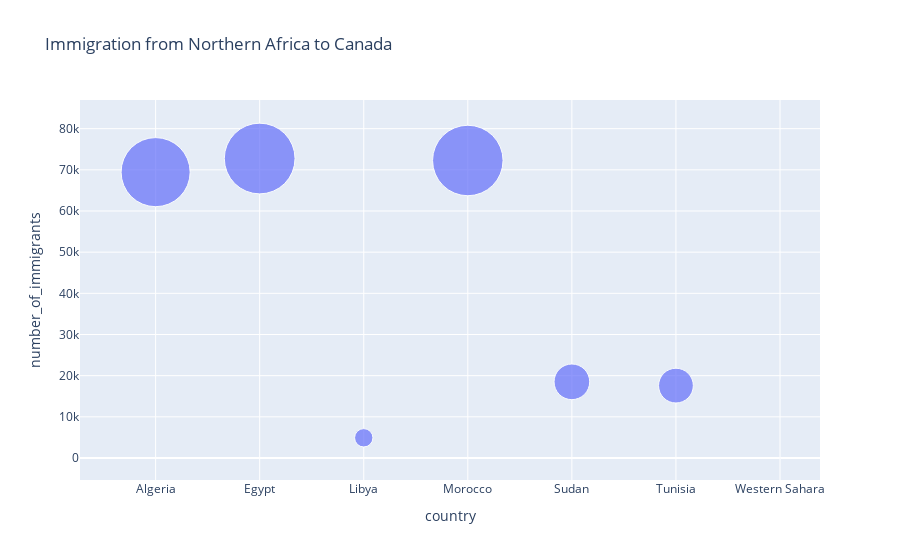

Notebook source saved alongside this figure:
### Code cell
fg1 = px.scatter(north_africa, x = 'country', y = 'number_of_immigrants', 
                 size = 'number_of_immigrants', hover_name = 'country', 
                 title = 'Immigration from Northern Africa to Canada', size_max = 50)
fg1.show()

### Figure 1 — Plotly figure (JSON) as saved in the notebook; plotly's stock layout.template omitted (floating-point values rounded to 4 significant figures)
{"data": [{"hovertemplate": "<b>%{hovertext}</b><br><br>country=%{x}<br>number_of_immigrants=%{marker.size}<extra></extra>", "hovertext": ["Algeria", "Egypt", "Libya", "Morocco", "Sudan", "Tunisia", "Western Sahara"], "legendgroup": "", "marker": {"color": "#636efa", "size": [69439, 72745, 4909, 72267, 18506, 17583, 2], "sizemode": "area", "sizeref": 29.1, "symbol": "circle"}, "mode": "markers", "name": "", "orientation": "v", "showlegend": false, "type": "scatter", "x": ["Algeria", "Egypt", "Libya", "Morocco", "Sudan", "Tunisia", "Western Sahara"], "xaxis": "x", "y": [69439, 72745, 4909, 72267, 18506, 17583, 2], "yaxis": "y"}], "layout": {"legend": {"itemsizing": "constant", "tracegroupgap": 0}, "title": {"text": "Immigration from Northern Africa to Canada"}, "xaxis": {"anchor": "y", "domain": [0, 1], "title": {"text": "country"}}, "yaxis": {"anchor": "x", "domain": [0, 1], "title": {"text": "number_of_immigrants"}}}}
